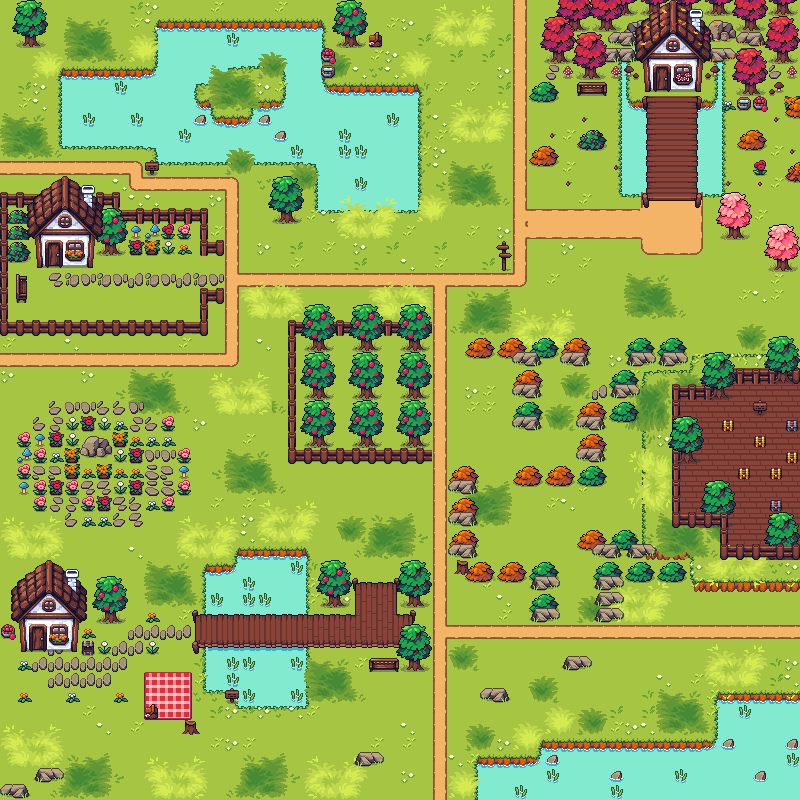

A level layout from a 2D game, rendered from its tile map. Below: a short description, then the map file with tile-grid data replaced by summaries:
An orthogonal 50x50 tile map with 16x16 px tiles, 9 tile layers (background, walls, water, path, ...), 4 tilesets and 138 objects (122x collision, 15x mob, player).

<map version="1.10" tiledversion="1.11.0" orientation="orthogonal" renderorder="right-down" width="50" height="50" tilewidth="16" tileheight="16" infinite="0" nextlayerid="17" nextobjectid="262">
 <tileset firstgid="1" source="nature.tsx" />
 <tileset firstgid="151" source="pont.tsx" />
 <tileset firstgid="343" source="items.tsx" />
 <tileset firstgid="547" source="autumn items.tsx" />
 <layer id="1" name="background" width="50" height="50" locked="1">
  <data>[2500 cells, 2500 non-empty, 1 distinct tile ids]</data>
 </layer>
 <layer id="2" name="walls" width="50" height="50">
  <data>[2500 cells, 272 non-empty, 5 distinct tile ids]</data>
 </layer>
 <layer id="3" name="water" width="50" height="50">
  <data>[2500 cells, 499 non-empty, 25 distinct tile ids]</data>
 </layer>
 <layer id="5" name="path" width="50" height="50">
  <data>[2500 cells, 226 non-empty, 51 distinct tile ids]</data>
 </layer>
 <layer id="7" name="water decorations" width="50" height="50">
  <data>[2500 cells, 800 non-empty, 115 distinct tile ids]</data>
 </layer>
 <layer id="9" name="walls decorations" width="50" height="50">
  <data>[2500 cells, 578 non-empty, 178 distinct tile ids]</data>
 </layer>
 <layer id="14" name="labyrith" width="50" height="50">
  <data>[2500 cells, 42 non-empty, 6 distinct tile ids]</data>
 </layer>
 <layer id="12" name="details" width="50" height="50">
  <data>[2500 cells, 193 non-empty, 57 distinct tile ids]</data>
 </layer>
 <objectgroup id="6" name="Objects">
  <object id="4" type="collision" x="0" y="-6" width="799" height="6" />
  <object id="5" type="collision" x="-5" y="2" width="6" height="797" />
  <object id="6" type="collision" x="3" y="799" width="796" height="9" />
  <object id="7" type="collision" x="801" y="-2" width="8" height="799" />
  <object id="12" type="collision" x="317.5" y="85.3333" width="99.8333" height="125.667" />
  <object id="13" type="collision" x="153.5" y="20.3333" width="170.167" height="143.333" />
  <object id="15" type="collision" x="61.5" y="68.3333" width="91.5" height="78" />
  <object id="16" type="collision" x="715.667" y="691" width="93.3333" height="117" />
  <object id="19" type="collision" x="540" y="741.667" width="177.667" height="68.3333" />
  <object id="20" type="collision" x="477.333" y="757.667" width="62.6667" height="49.3333" />
  <object id="21" type="collision" x="5.5" y="198" width="90" height="62" />
  <object id="22" type="collision" x="35.5" y="198.5" width="57.5" height="66.5" />
  <object id="23" type="collision" x="98" y="215.5" width="107.875" height="38.5" />
  <object id="24" type="collision" x="16.5" y="279.25" width="10" height="23.25" />
  <object id="25" type="collision" x="1" y="192.5" width="5.5" height="142" />
  <object id="26" type="collision" x="27" y="197.5" width="92" height="14" />
  <object id="27" type="collision" x="1.5" y="329.5" width="204.5" height="3.5" />
  <object id="28" type="collision" x="200" y="294.5" width="6" height="38.5" />
  <object id="29" type="collision" x="201" y="295.5" width="19" height="5" />
  <object id="30" type="collision" x="200" y="247" width="20" height="5.5" />
  <object id="32" type="collision" x="281.5" y="212" width="11" height="9.5" />
  <object id="33" type="collision" x="27.8333" y="31.8333" width="6.66667" height="13.1667" />
  <object id="34" type="collision" x="344.5" y="32.3333" width="12" height="13.1667" />
  <object id="35" type="collision" x="502" y="257.333" width="4" height="12.1667" />
  <object id="36" type="collision" x="409.5" y="656.167" width="9.0833" height="13.3333" />
  <object id="37" type="collision" x="410" y="592.167" width="10" height="12.8333" />
  <object id="40" type="collision" x="186" y="724.5" width="9.5" height="8.5" />
  <object id="42" type="collision" x="146" y="710.5" width="11" height="7" />
  <object id="46" type="collision" x="225" y="691.5" width="13" height="11" />
  <object id="47" type="collision" x="370.5" y="662.5" width="27" height="6.5" />
  <object id="48" type="collision" x="329" y="591.333" width="11.5" height="13.6667" />
  <object id="49" type="collision" x="149.5" y="170" width="5.5" height="5.5" />
  <object id="50" type="collision" x="203" y="565.5" width="105" height="49.5" />
  <object id="51" type="collision" x="236.5" y="550" width="71" height="14.5" />
  <object id="52" type="collision" x="204.5" y="645.5" width="102" height="46.75" />
  <object id="54" type="collision" x="237.5" y="692" width="69" height="15" />
  <object id="57" type="collision" x="532.333" y="85.9091" width="24.3333" height="16.7576">
   <ellipse />
  </object>
  <object id="60" type="collision" x="580.833" y="134.697" width="24.3333" height="16.6364">
   <ellipse />
  </object>
  <object id="63" type="collision" x="532.167" y="149.697" width="24.3333" height="17.6364">
   <ellipse />
  </object>
  <object id="64" type="collision" x="740.5" y="97.8485" width="24.3333" height="12.1515">
   <ellipse />
  </object>
  <object id="65" type="collision" x="787.833" y="100" width="24.3333" height="19">
   <ellipse />
  </object>
  <object id="66" type="collision" x="740.833" y="135.485" width="24.3333" height="16.1818">
   <ellipse />
  </object>
  <object id="69" type="collision" x="787.833" y="167.242" width="24.3333" height="16.4242">
   <ellipse />
  </object>
  <object id="71" type="collision" x="728.667" y="225.083" width="12" height="13.1667" />
  <object id="72" type="collision" x="776" y="258.75" width="12" height="13.1667" />
  <object id="73" type="collision" x="621" y="61.6667" width="5.33333" height="49" />
  <object id="74" type="collision" x="717" y="62.3333" width="5.33333" height="48.6667" />
  <object id="75" type="collision" x="621.667" y="102.333" width="24.3333" height="91.6667" />
  <object id="76" type="collision" x="697.333" y="103" width="25" height="91.6667" />
  <object id="77" type="collision" x="555.666" y="46.75" width="6.33333" height="13.1667" />
  <object id="78" type="collision" x="587.333" y="63.0833" width="5.33333" height="13.1667" />
  <object id="79" type="collision" x="569.667" y="15.75" width="9.66667" height="13.1667" />
  <object id="80" type="collision" x="745.333" y="79.0833" width="10.3333" height="13.1667" />
  <object id="81" type="collision" x="777" y="47.0833" width="10.6667" height="13.1667" />
  <object id="82" type="collision" x="600" y="1" width="202" height="29" />
  <object id="84" type="collision" x="643.917" y="39.5833" width="57.5" height="53.5" />
  <object id="92" type="collision" x="84.3333" y="442.47" width="24.3333" height="13.0606">
   <ellipse />
  </object>
  <object id="95" type="collision" x="1.33335" y="784.129" width="24.3333" height="11.7424">
   <ellipse />
  </object>
  <object id="96" type="collision" x="37.8334" y="766.629" width="24.3333" height="11.7424">
   <ellipse />
  </object>
  <object id="97" type="collision" x="354.833" y="753.629" width="24.3333" height="11.7424">
   <ellipse />
  </object>
  <object id="98" type="collision" x="482.333" y="689.129" width="24.3333" height="11.7424">
   <ellipse />
  </object>
  <object id="99" type="collision" x="566.333" y="658.129" width="24.3333" height="11.7424">
   <ellipse />
  </object>
  <object id="101" type="collision" x="694.5" y="580" width="114.5" height="12" />
  <object id="103" type="collision" x="690.25" y="550.5" width="5.5" height="40.5" />
  <object id="104" type="collision" x="642" y="373.25" width="6.5" height="184" />
  <object id="106" type="collision" x="644" y="371" width="46" height="7" />
  <object id="107" type="collision" x="691.75" y="353.5" width="117.5" height="5" />
  </objectgroup>
 <objectgroup id="16" name="Sprite">
  <!-- 16 objects omitted --></objectgroup>
 <layer id="15" name="maison" width="50" height="50">
  <data>[2500 cells, 37 non-empty, 25 distinct tile ids]</data>
 </layer>
</map>
<!-- 71 of 138 objects omitted -->
